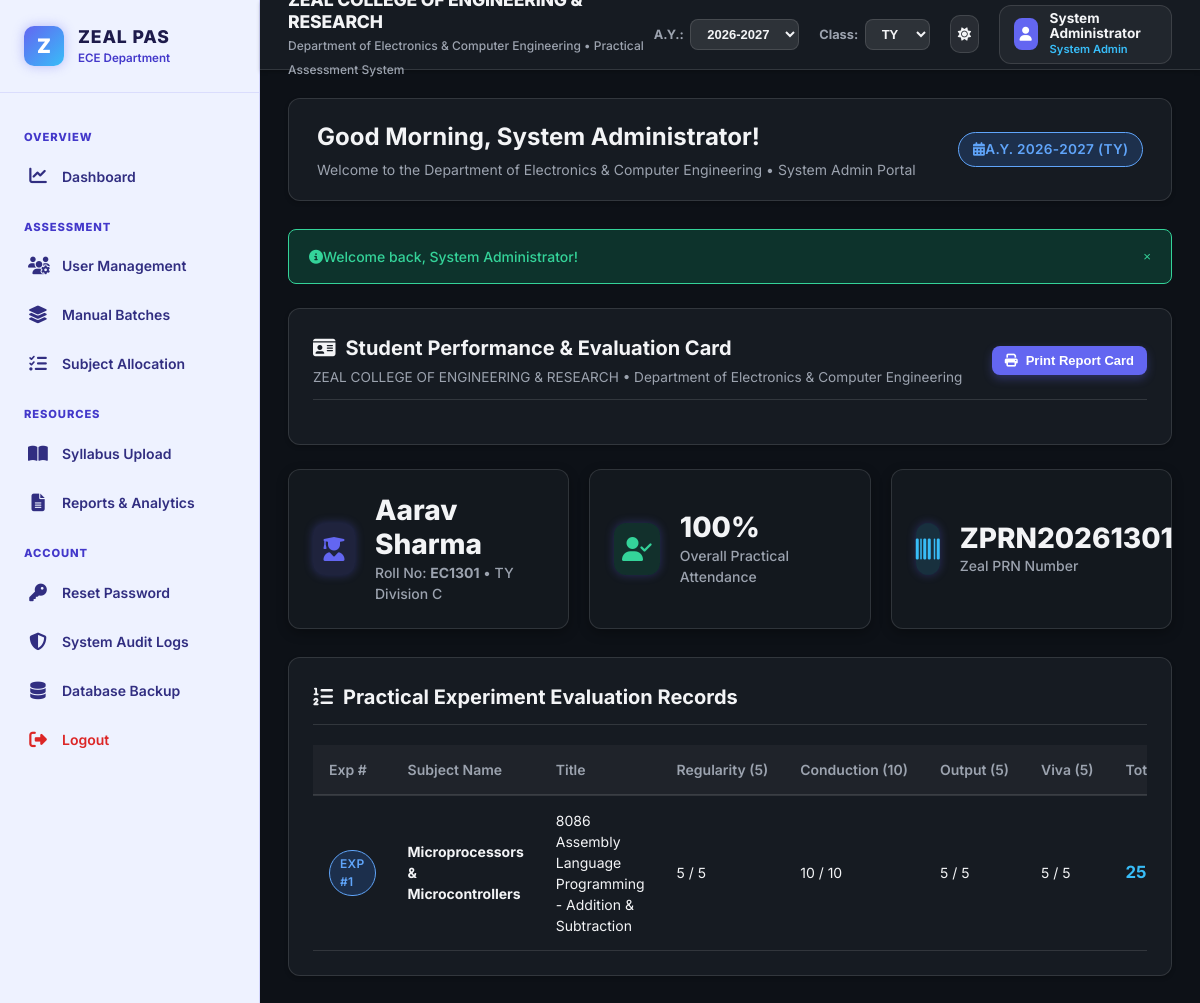
The app's page /reports/student_report.php?roll=EC1301 (signed in) with its own data.
### tables this page shows
CREATE TABLE `users` (
  `id` INT AUTO_INCREMENT PRIMARY KEY,
  `full_name` VARCHAR(100) NOT NULL,
  `email` VARCHAR(100) UNIQUE NOT NULL,
  `password` VARCHAR(255) NOT NULL,  
  `role` ENUM('admin', 'hod', 'gfm', 'faculty', 'student', 'parent') NOT NULL,
  `student_roll_no` VARCHAR(20) DEFAULT NULL,
  `zprn` VARCHAR(50) DEFAULT NULL,
  `class` ENUM('FY', 'SY', 'TY', 'BY') DEFAULT 'TY',
  `division` VARCHAR(10) DEFAULT 'Division C',
  `phone` VARCHAR(20) DEFAULT NULL,
  `created_at` TIMESTAMP DEFAULT CURRENT_TIMESTAMP,
  INDEX `idx_role` (`role`),
  INDEX `idx_roll` (`student_roll_no`),
  INDEX `idx_class_div` (`class`, `division`)
);

CREATE TABLE `assessment` (
  `id` INT AUTO_INCREMENT PRIMARY KEY,
  `practical_id` INT NOT NULL,
  `student_id` INT NOT NULL,
  `faculty_id` INT NOT NULL,
  `regularity_score` INT NOT NULL DEFAULT 0,
  `conduction_score` INT NOT NULL DEFAULT 0,
  `output_score` INT NOT NULL DEFAULT 0,
  `viva_score` INT NOT NULL DEFAULT 0,
  `total_score` INT NOT NULL DEFAULT 0,
  `evaluation_date` DATE NOT NULL,
  `comments` TEXT DEFAULT NULL,
  `created_at` TIMESTAMP DEFAULT CURRENT_TIMESTAMP,
  `updated_at` TIMESTAMP DEFAULT CURRENT_TIMESTAMP ON UPDATE CURRENT_TIMESTAMP,
  UNIQUE KEY `unique_assess` (`practical_id`, `student_id`),
  CONSTRAINT `fk_ass_practical` FOREIGN KEY (`practical_id`) REFERENCES `practicals` (`id`) ON DELETE CASCADE,
  CONSTRAINT `fk_ass_student` FOREIGN KEY (`student_id`) REFERENCES `users` (`id`) ON DELETE CASCADE,
  CONSTRAINT `fk_ass_faculty` FOREIGN KEY (`faculty_id`) REFERENCES `users` (`id`) ON DELETE CASCADE
);

CREATE TABLE `practicals` (
  `id` INT AUTO_INCREMENT PRIMARY KEY,
  `subject_name` VARCHAR(100) NOT NULL,
  `exp_no` INT NOT NULL,
  `title` VARCHAR(255) NOT NULL,
  `class` ENUM('FY', 'SY', 'TY', 'BY') NOT NULL DEFAULT 'TY',
  `division` VARCHAR(10) NOT NULL,
  `batch_id` INT NOT NULL,
  `faculty_id` INT NOT NULL,
  `scheduled_date` DATE NOT NULL,  
  `academic_year` VARCHAR(20) NOT NULL DEFAULT '2026-2027',
  `created_at` TIMESTAMP DEFAULT CURRENT_TIMESTAMP,
  CONSTRAINT `fk_pract_batch` FOREIGN KEY (`batch_id`) REFERENCES `batches` (`id`) ON DELETE CASCADE,
  CONSTRAINT `fk_pract_faculty` FOREIGN KEY (`faculty_id`) REFERENCES `users` (`id`) ON DELETE CASCADE,
  INDEX `idx_exp_subj` (`subject_name`, `exp_no`)
);

### includes/functions.php (called while the page is built, shortened)
<?php
require_once __DIR__ . '/../config/database.php';
function sanitize($data) {
    return htmlspecialchars(trim($data ?? ''), ENT_QUOTES, 'UTF-8');
}
?>

### config/database.php (called while the page is built, shortened)
<?php
function execute_prepared($conn, $sql, $types = "", $params = []) {
    $stmt = mysqli_prepare($conn, $sql);
    if (!empty($types) && !empty($params)) {
        mysqli_stmt_bind_param($stmt, $types, ...$params);
    }
    if (mysqli_stmt_execute($stmt)) {
        return $stmt;
    } else {
        error_log("Execute failed: " . mysqli_stmt_error($stmt));
        mysqli_stmt_close($stmt);
        return false;
    }
}
?>

### reports/student_report.php (the view, shortened to what this page needs)
<?php
require_once __DIR__ . '/../includes/header.php';
$roll_no = sanitize($_GET['roll'] ?? '');
$student_info = null;
if (!empty($roll_no)) {
    $st_sql = "SELECT id, full_name, email, student_roll_no, zprn, class, division, phone FROM users WHERE student_roll_no = ? AND role = 'student'";
    $st_stmt = execute_prepared($conn, $st_sql, "s", [$roll_no]);
    if ($st_stmt) {
        $res = mysqli_stmt_get_result($st_stmt);
        $student_info = mysqli_fetch_assoc($res);
    }
}
$evaluations = [];
$att_pct = 100;
if ($student_info) {
    $student_id = $student_info['id'];
    $ass_sql = "SELECT a.*, p.title as exp_title, p.exp_no, p.subject_name, p.scheduled_date
                FROM assessment a
                JOIN practicals p ON a.practical_id = p.id
                WHERE a.student_id = ?
                ORDER BY p.exp_no ASC";
    $ass_stmt = execute_prepared($conn, $ass_sql, "i", [$student_id]);
    if ($ass_stmt) {
        $res = mysqli_stmt_get_result($ass_stmt);
        while ($r = mysqli_fetch_assoc($res)) {
            $evaluations[] = $r;
        }
    }
    $att_sql = "SELECT COUNT(*) as total, SUM(CASE WHEN status = 'Present' THEN 1 ELSE 0 END) as present FROM attendance WHERE student_id = ?";
    $att_stmt = execute_prepared($conn, $att_sql, "i", [$student_id]);
    if ($att_stmt) {
        $res = mysqli_stmt_get_result($att_stmt);
        if ($ar = mysqli_fetch_assoc($res)) {
            $att_pct = $ar['total'] > 0 ? round(($ar['present'] / $ar['total']) * 100, 1) : 100;
        }
    }
}
?>
<div class="card mb-4">
  <div class="card-header">
    <div>
      <h3 class="card-title"><i class="fas fa-id-card text-primary me-2"></i> Student Performance & Evaluation Card</h3>
      <p style="color: var(--text-secondary); font-size: 0.85rem; margin-top: 0.25rem;">
        <?php echo COLLEGE_NAME; ?> &bull; <?php echo DEPARTMENT_NAME; ?>
      </p>
    </div>
    <button onclick="window.print()" class="btn btn-primary btn-sm"><i class="fas fa-print me-1"></i> Print Report Card</button>
  </div>
</div>
<?php if ($student_info): ?>
  <div class="stat-grid">
    <div class="stat-card">
      <div class="stat-icon"><i class="fas fa-user-graduate"></i></div>
      <div class="stat-info">
        <h3><?php echo sanitize($student_info['full_name']); ?></h3>
        <p>Roll No: <strong><?php echo sanitize($student_info['student_roll_no']); ?></strong> &bull; <?php echo sanitize($student_info['class'] . ' ' . $student_info['division']); ?></p>
      </div>
    </div>
    <div class="stat-card">
      <div class="stat-icon" style="background: rgba(16, 185, 129, 0.15); color: #34d399;"><i class="fas fa-user-check"></i></div>
      <div class="stat-info">
        <h3><?php echo $att_pct; ?>%</h3>
        <p>Overall Practical Attendance</p>
      </div>
    </div>
    <div class="stat-card">
      <div class="stat-icon" style="background: rgba(56, 189, 248, 0.15); color: #38bdf8;"><i class="fas fa-barcode"></i></div>
      <div class="stat-info">
        <h3><?php echo sanitize($student_info['zprn'] ?: 'ZPRN-PENDING'); ?></h3>
        <p>Zeal PRN Number</p>
      </div>
    </div>
  </div>
  <div class="card">
    <div class="card-header">
      <h3 class="card-title"><i class="fas fa-list-ol text-primary me-2"></i> Practical Experiment Evaluation Records</h3>
    </div>
    <div class="table-responsive">
      <table class="table">
        <thead>
          <tr>
            <th>Exp #</th>
            <th>Subject Name</th>
            <th>Title</th>
            <th>Regularity (5)</th>
            <th>Conduction (10)</th>
            <th>Output (5)</th>
            <th>Viva (5)</th>
            <th>Total Marks (25)</th>
          </tr>
        </thead>
        <tbody>
          <?php if (empty($evaluations)): ?>
            <tr><td colspan="8" class="text-center" style="color: var(--text-muted); padding: 2rem;">No evaluated records.</td></tr>
          <?php else: ?>
            <?php foreach ($evaluations as $ev): ?>
              <tr>
                <td><span class="badge badge-info">Exp #<?php echo $ev['exp_no']; ?></span></td>
                <td><strong><?php echo sanitize($ev['subject_name']); ?></strong></td>
                <td><?php echo sanitize($ev['exp_title']); ?></td>
                <td><?php echo $ev['regularity_score']; ?> / 5</td>
                <td><?php echo $ev['conduction_score']; ?> / 10</td>
                <td><?php echo $ev['output_score']; ?> / 5</td>
                <td><?php echo $ev['viva_score']; ?> / 5</td>
                <td><strong style="color: #38bdf8; font-size: 1.05rem;"><?php echo $ev['total_score']; ?> / 25</strong></td>
              </tr>
            <?php endforeach; ?>
          <?php endif; ?>
        </tbody>
      </table>
    </div>
  </div>
<?php else: ?>
  <div class="alert alert-warning">Please specify a valid student roll number.</div>
<?php endif; ?>
<?php include __DIR__ . '/../includes/footer.php'; ?>

### assets/css/style.css (style rules this page uses)
:root { --bg-primary: #0D1117; --bg-canvas: #161B22; --bg-card: #161B22; --bg-sidebar: #eef2ff; --sidebar-text: #312e81; --sidebar-text-active: #ffffff; --sidebar-hover: #e0e7ff; --sidebar-active-bg: #6366F1; --text-primary: #f3f4f6; --text-secondary: #9ca3af; --text-muted: #6b7280; --border-color: rgba(255, 255, 255, 0.12); --primary-color: #6366F1; --primary-hover: #4f46e5; --primary-light: rgba(99, 102, 241, 0.15); --accent-color: #38bdf8; --accent-hover: #0284c7; --status-success-bg: rgba(16, 185, 129, 0.2); --status-success-text: #34d399; --status-danger-bg: rgba(239, 68, 68, 0.2); --status-danger-text: #f87171; --status-warning-bg: rgba(245, 158, 11, 0.2); --status-warning-text: #fbbf24; --status-info-bg: rgba(59, 130, 246, 0.2); --status-info-text: #60a5fa; --shadow-sm: 0 2px 4px rgba(0, 0, 0, 0.2); --shadow-md: 0 4px 12px rgba(0, 0, 0, 0.3); --shadow-lg: 0 12px 24px rgba(0, 0, 0, 0.4); --shadow-glow: 0 0 12px rgba(99, 102, 241, 0.5); --radius-sm: 8px; --radius-md: 12px; --radius-lg: 20px; --font-family: 'Inter', system-ui, -apple-system, BlinkMacSystemFont, "Segoe UI", Roboto, sans-serif; }
* { margin: 0; padding: 0; box-sizing: border-box; }
body { font-family: var(--font-family); background-color: var(--bg-primary); color: var(--text-primary); line-height: 1.5; min-height: 100vh; display: flex; flex-direction: column; transition: background-color 0.3s ease, color 0.3s ease; }
.stat-grid { display: grid; grid-template-columns: repeat(auto-fit, minmax(240px, 1fr)); gap: 1.25rem; margin-bottom: 1.75rem; }
.stat-card { background: rgba(22, 27, 34, 0.75); backdrop-filter: blur(16px); -webkit-backdrop-filter: blur(16px); border: 1px solid var(--border-color); border-radius: var(--radius-md); padding: 1.5rem; display: flex; align-items: center; gap: 1.25rem; box-shadow: var(--shadow-md); transition: transform 0.2s ease, box-shadow 0.2s ease, border-color 0.2s ease; }
.stat-icon { width: 52px; height: 52px; border-radius: 12px; display: flex; align-items: center; justify-content: center; font-size: 1.5rem; background: var(--primary-light); color: var(--primary-color); box-shadow: 0 0 10px rgba(99, 102, 241, 0.3); }
.stat-info h3 { font-size: 1.75rem; font-weight: 800; color: var(--text-primary); line-height: 1.2; }
.stat-info p { font-size: 0.875rem; color: var(--text-secondary); font-weight: 500; }
.card { background: var(--bg-canvas); border-radius: var(--radius-md); border: 1px solid var(--border-color); box-shadow: var(--shadow-sm); padding: 1.5rem; margin-bottom: 1.5rem; transition: box-shadow 0.2s ease, border-color 0.2s ease; }
.card-header { display: flex; align-items: center; justify-content: space-between; margin-bottom: 1.25rem; padding-bottom: 0.75rem; border-bottom: 1px solid var(--border-color); }
.card-title { font-size: 1.25rem; font-weight: 700; color: var(--text-primary); display: flex; align-items: center; gap: 0.625rem; }
.btn { display: inline-flex; align-items: center; gap: 0.5rem; padding: 0.625rem 1.25rem; font-size: 0.875rem; font-weight: 600; border-radius: var(--radius-sm); border: 1px solid transparent; cursor: pointer; transition: all 0.2s ease; white-space: nowrap; }
.btn-primary { background-color: var(--primary-color); color: #ffffff; box-shadow: 0 4px 10px rgba(99, 102, 241, 0.3); }
.btn-sm { padding: 0.375rem 0.75rem; font-size: 0.8125rem; }
.badge { display: inline-flex; align-items: center; padding: 0.25rem 0.625rem; font-size: 0.75rem; font-weight: 600; border-radius: 9999px; text-transform: uppercase; letter-spacing: 0.025em; }
.badge-info { background-color: var(--status-info-bg); color: var(--status-info-text); border: 1px solid var(--status-info-text); }
.table-responsive { width: 100%; overflow-x: auto; -webkit-overflow-scrolling: touch; }
.table { width: 100%; border-collapse: collapse; font-size: 0.875rem; text-align: left; }
.table th { background-color: rgba(255, 255, 255, 0.04); color: var(--text-secondary); font-weight: 600; padding: 0.875rem 1rem; border-bottom: 2px solid var(--border-color); white-space: nowrap; }
.table td { padding: 0.875rem 1rem; border-bottom: 1px solid var(--border-color); color: var(--text-primary); vertical-align: middle; }

### records on screen
users: full_name "Aarav Sharma", student_roll_no "EC1301", class+division "TY Division C", zprn "ZPRN20261301"
assessment: practical.exp_no "1", practical.subject_name "Microprocessors & Microcontrollers", practical.title "8086 Assembly Language Programming - Addition & Subtraction", regularity_score "5", conduction_score "10", output_score "5", viva_score "5", total_score "25…"

### other values on screen
DEPARTMENT_NAME "Department of Electronics & Computer Engineering"
APP_NAME "Practical Assessment System"
$logged_user['full_name'] "System Administrator"
get_role_label($logged_user['role'] ?? '') "System Admin"
get_time_greeting() "Good Morning"
$user['full_name'] "System Administrator"
get_role_label($user['role'] ?? '') "System Admin"
$_SESSION['academic_year'] "2026-2027"
$_SESSION['class_filter'] "TY"
$flash['message'] "Welcome back, System Administrator!"
COLLEGE_NAME "ZEAL COLLEGE OF ENGINEERING & RESEARCH"
$att_pct "100"
form field value "2026-2027"
form field value "TY"
